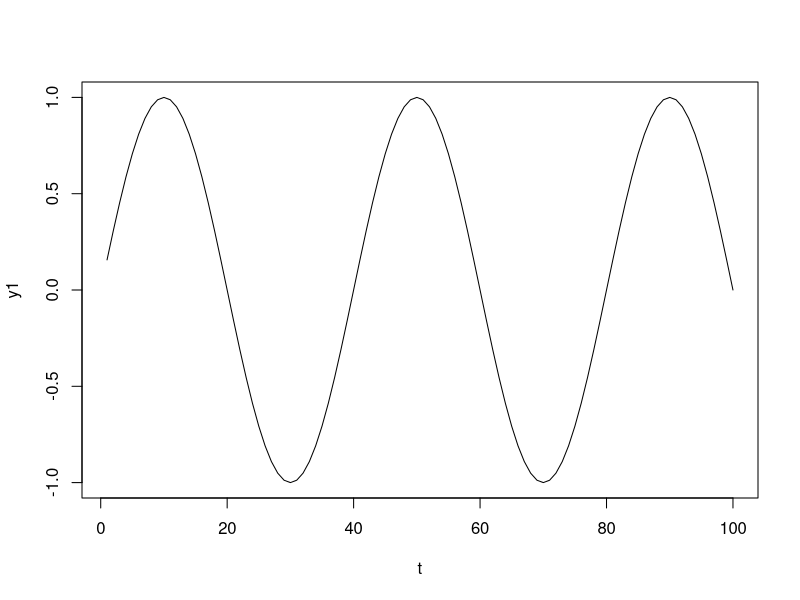
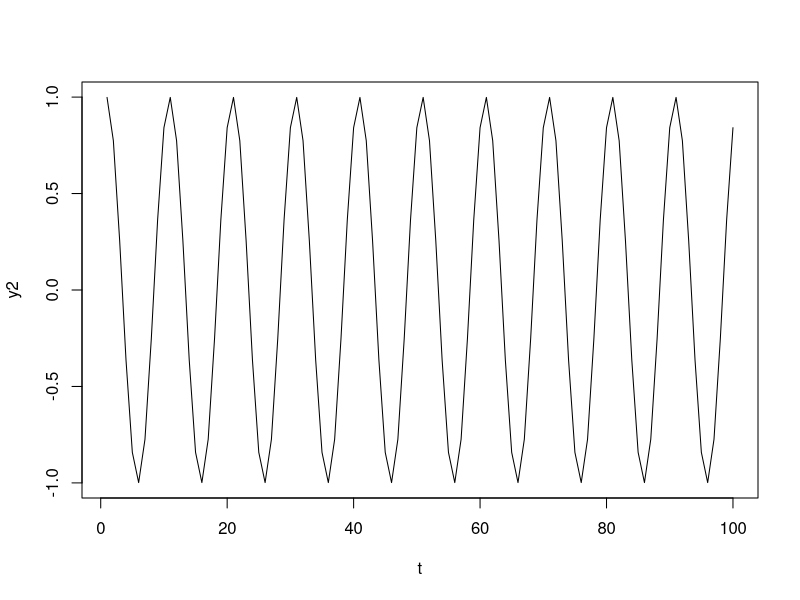
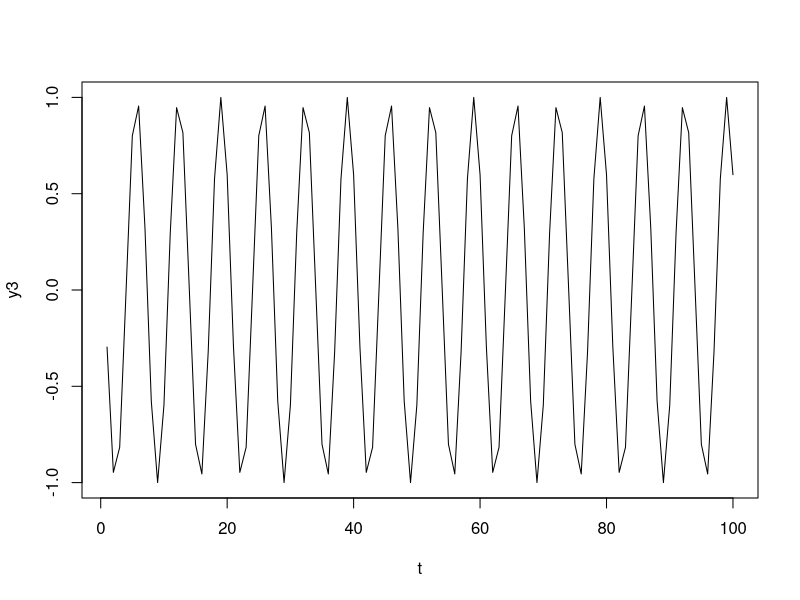
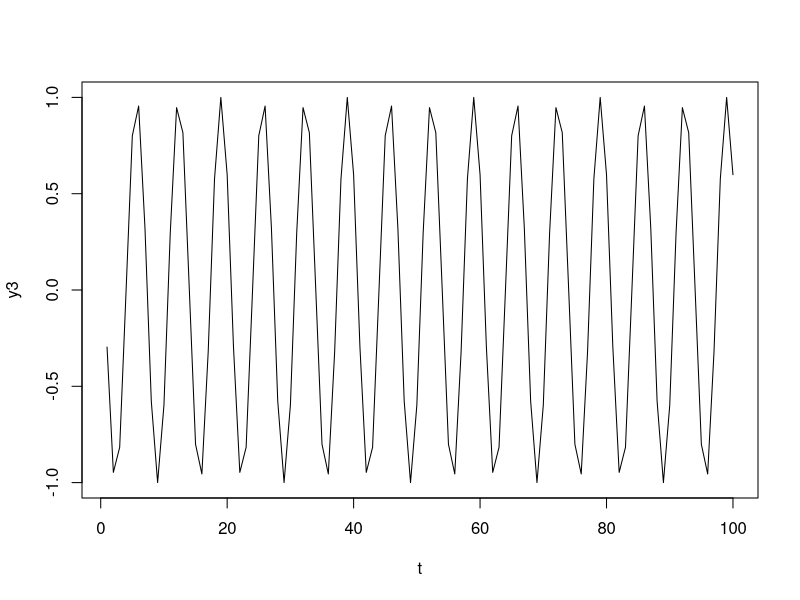
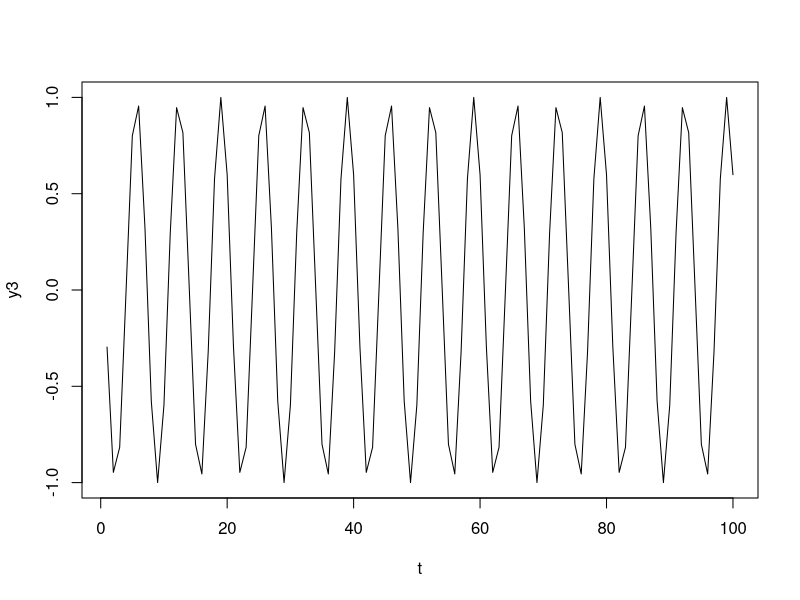
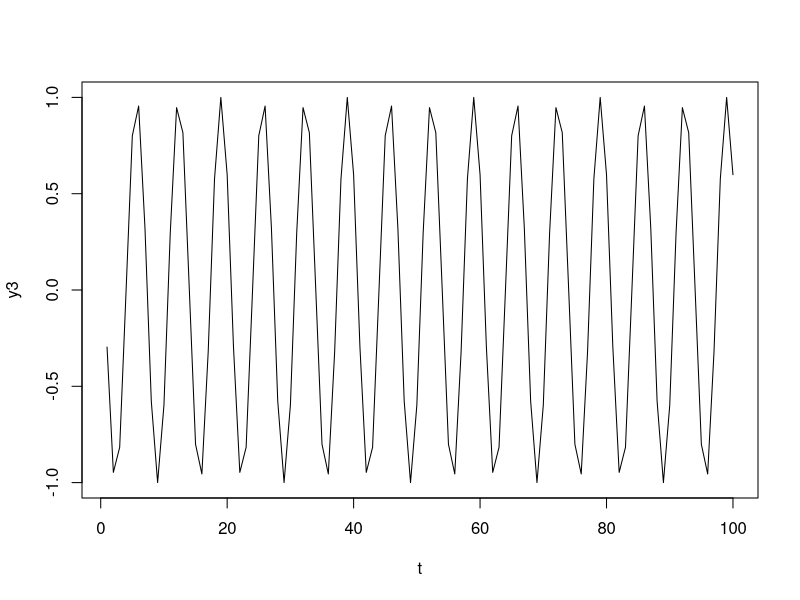
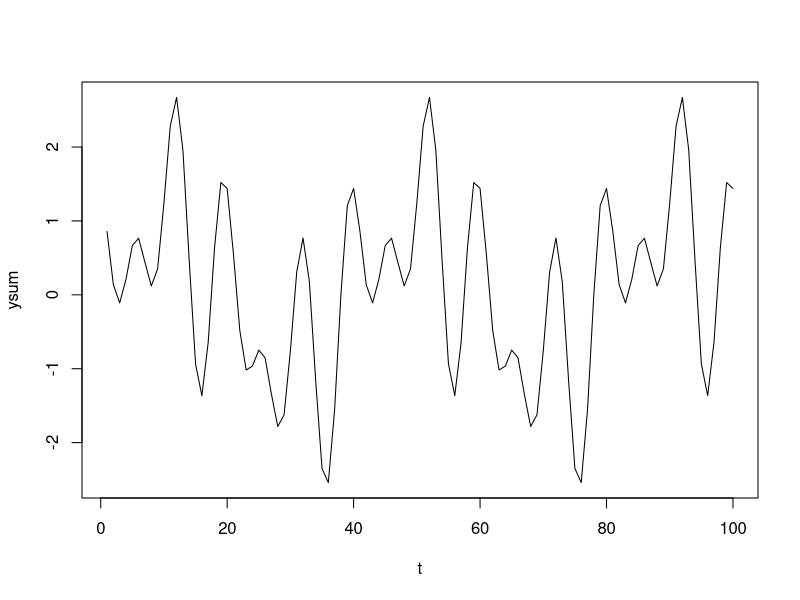

The R script that drew these images, in order: (Note: this script raises an error after producing the figures.)
#The Actual Signal Is the Sum
t = seq(1,100,length = 100)

#Frequency of .025
y1 = sin(2*pi*.025*t)
plot(t,y1,type = "l")

#Frequency of .1
y2 = sin(2*pi*.1*t+1)
plot(t,y2,type = "l")

#Frequency of .15
y3 = sin(2*pi*.15*t+2.5)
plot(t,y3,type = "l")

#Frequency of .08
y4 = sin(2*pi*.08*t+2.5)
plot(t,y3,type = "l")

#Frequency of .15
y5 = sin(2*pi*.15*t+2.5)
plot(t,y3,type = "l")

#Frequency of .15
y6 = sin(2*pi*.15*t+2.5)
plot(t,y3,type = "l")

#This has 3 Frequency in it
ysum = y1+y2+y3
plot(t,ysum,type = "l")
plotts.sample.wge(ysum)
parzen.wge(ysum, trunc=70)
parzen.wge(llynx)
